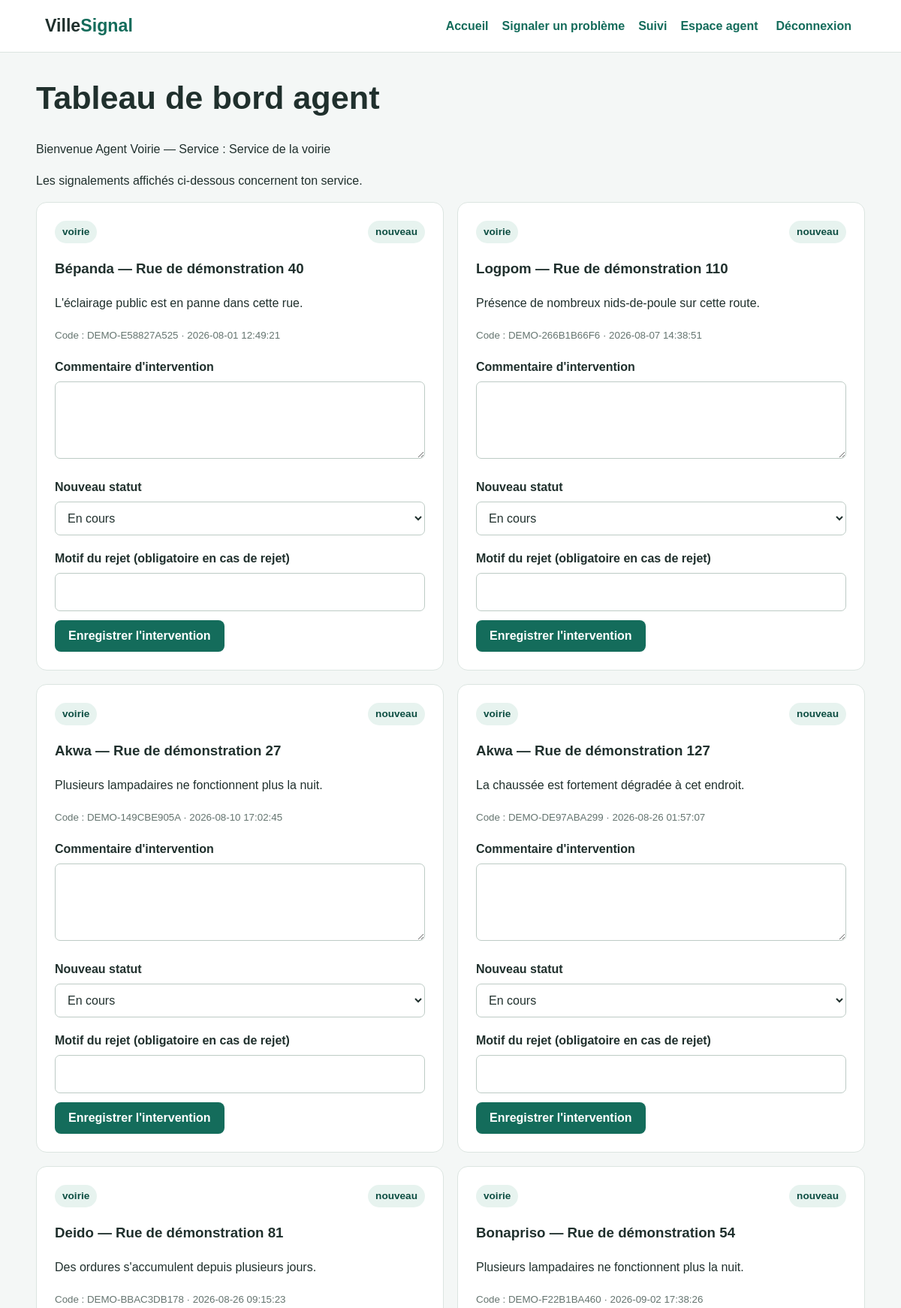
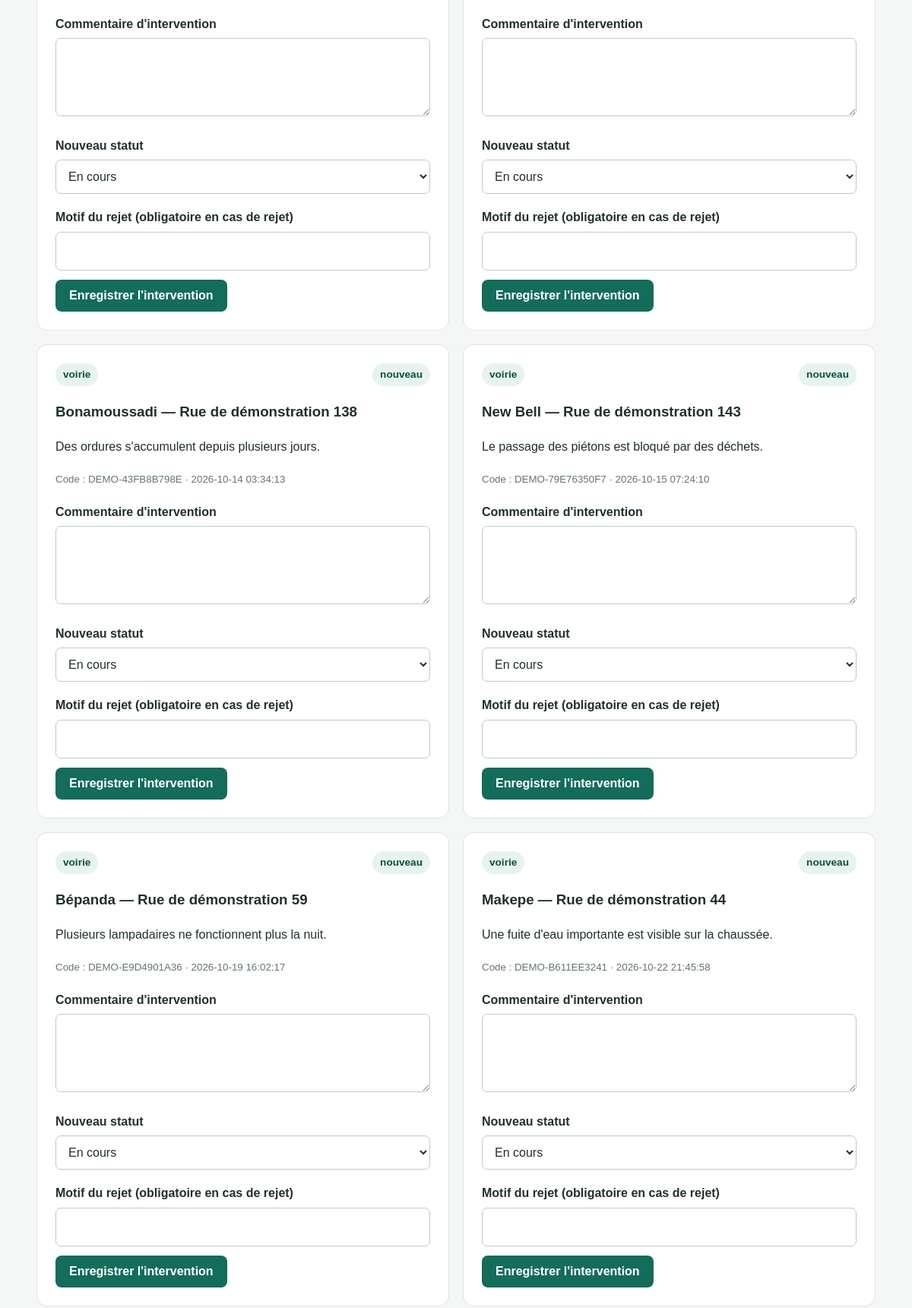
The app's page /admin (signed in, upper part) with its own data (2 pictures, top to bottom).
### tables this page shows
CREATE TABLE categories (
    id INTEGER PRIMARY KEY AUTOINCREMENT,
    nom TEXT NOT NULL UNIQUE,
    service_responsable TEXT NOT NULL
);

CREATE TABLE signalements (
    id INTEGER PRIMARY KEY AUTOINCREMENT,
    categorie_id INTEGER NOT NULL,
    quartier_id INTEGER NOT NULL,
    description TEXT NOT NULL
        CHECK (length(trim(description)) >= 20),
    photo TEXT,
    adresse TEXT NOT NULL,
    telephone_citoyen TEXT NOT NULL,
    date_creation TEXT NOT NULL DEFAULT CURRENT_TIMESTAMP,
    statut TEXT NOT NULL DEFAULT 'nouveau'
        CHECK (statut IN ('nouveau', 'en cours', 'résolu', 'rejeté')),
    code_suivi TEXT NOT NULL UNIQUE,
    motif_rejet TEXT, latitude REAL, longitude REAL,

    FOREIGN KEY (categorie_id)
        REFERENCES categories(id),
    FOREIGN KEY (quartier_id)
        REFERENCES quartiers(id)
);

CREATE TABLE quartiers (
    id INTEGER PRIMARY KEY AUTOINCREMENT,
    nom TEXT NOT NULL UNIQUE
);

### app.py (the view)
@app.route("/admin")
@agent_connecte
def admin():
    with get_db() as db:
        signalements = db.execute("""
            SELECT s.id, s.description, s.adresse, s.statut,
                   s.date_creation, s.code_suivi,
                   c.nom AS categorie, c.service_responsable,
                   q.nom AS quartier
            FROM signalements s
            JOIN categories c ON c.id = s.categorie_id
            JOIN quartiers q ON q.id = s.quartier_id
            WHERE c.service_responsable = ?
            ORDER BY
                CASE s.statut
                    WHEN 'nouveau' THEN 0
                    WHEN 'en cours' THEN 1
                    ELSE 2
                END,
                s.date_creation ASC
        """, (session["agent_service"],)).fetchall()
    return render_template("admin.html", signalements=signalements)

### app.py (called while the page is built)
def get_db():
    connexion = sqlite3.connect(DB_PATH)
    connexion.row_factory = sqlite3.Row
    connexion.execute("PRAGMA foreign_keys = ON")
    return connexion

def agent_connecte(fonction):
    @wraps(fonction)
    def wrapper(*args, **kwargs):
        if "agent_id" not in session:
            flash("Connecte-toi pour accéder à cet espace.", "warning")
            return redirect(url_for("connexion"))
        return fonction(*args, **kwargs)
    return wrapper

### templates/admin.html (shortened to what this page needs)
{% extends "base.html" %}
{% block content %}
<h1>Tableau de bord agent</h1>
<p>Bienvenue {{ session.get('agent_nom') }} — Service : {{ session.get('agent_service') }}</p>
<p>Les signalements affichés ci-dessous concernent ton service.</p>
{% if signalements %}
    <div class="report-grid">
    {% for s in signalements %}
        <article class="report-card">
            <div class="card-top">
                <span class="tag">{{ s.categorie }}</span>
                <span class="status">{{ s.statut }}</span>
            </div>
            <h3>{{ s.quartier }} — {{ s.adresse }}</h3>
            <p>{{ s.description }}</p>
            <small>Code : {{ s.code_suivi }} · {{ s.date_creation }}</small>
            <form method="post" action="{{ url_for('ajouter_intervention', signalement_id=s.id) }}">
                <label for="commentaire-{{ s.id }}">Commentaire d'intervention</label>
                <textarea id="commentaire-{{ s.id }}" name="commentaire" rows="3" required></textarea>
                <label for="statut-{{ s.id }}">Nouveau statut</label>
                <select id="statut-{{ s.id }}" name="nouveau_statut" required>
                    <option value="en cours">En cours</option>
                </select>
                <label for="motif-{{ s.id }}">Motif du rejet (obligatoire en cas de rejet)</label>
                <input id="motif-{{ s.id }}" name="motif_rejet" maxlength="500">
                <button class="button" type="submit">Enregistrer l'intervention</button>
            </form>
        </article>
    {% endfor %}
    </div>
{% else %}
    <p class="empty">Aucun signalement pour ton service.</p>
{% endif %}
{% endblock %}

### static/css/style.css (style rules this page uses)
:root { --primary: #146c5b; --primary-dark: #0d4e42; --background: #f4f7f6; --text: #20302d; --muted: #657570; --border: #dce5e1; --white: #ffffff; }
* { box-sizing: border-box; }
body { margin: 0; font-family: Arial, Helvetica, sans-serif; background: var(--background); color: var(--text); line-height: 1.6; }
h1 { font-size: clamp(1.8rem, 4vw, 2.7rem); line-height: 1.2; }
.button { display: inline-block; background: var(--primary); color: white; border: 0; border-radius: 8px; padding: 12px 18px; cursor: pointer; font-size: 1rem; font-weight: 700; margin-top: 12px; }
.stats article, .report-card, .form-card { background: var(--white); border: 1px solid var(--border); border-radius: 14px; padding: 24px; }
.stats article span, small { color: var(--muted); }
.report-grid { display: grid; grid-template-columns: repeat(2, minmax(0, 1fr)); gap: 18px; }
.card-top { display: flex; justify-content: space-between; align-items: center; gap: 10px; flex-wrap: wrap; }
.tag, .status { background: #e7f3ef; color: var(--primary-dark); border-radius: 20px; padding: 4px 10px; font-size: 0.85rem; font-weight: 700; }
form label { display: block; margin: 18px 0 6px; font-weight: 700; }
input, select, textarea { width: 100%; padding: 12px; border: 1px solid #bdcbc5; border-radius: 7px; background: white; color: var(--text); font: inherit; }
textarea { resize: vertical; }

### records on screen
categories: get "Service de la voirie"
signalements: categorie "voirie", statut "nouveau", quartier "Bépanda", adresse "Rue de démonstration 40", description "L'éclairage public est en panne dans cette rue.", code_suivi "DEMO-E58827A525", date_creation "2026-08-01 12:49:21", nouveau_statut "En cours"
signalements: categorie "voirie", statut "nouveau", quartier "Logpom", adresse "Rue de démonstration 110", description "Présence de nombreux nids-de-poule sur cette route.", code_suivi "DEMO-266B1B66F6", date_creation "2026-08-07 14:38:51", nouveau_statut "En cours"
signalements: categorie "voirie", statut "nouveau", quartier "Akwa", adresse "Rue de démonstration 27", description "Plusieurs lampadaires ne fonctionnent plus la nuit.", code_suivi "DEMO-149CBE905A", date_creation "2026-08-10 17:02:45", nouveau_statut "En cours"
signalements: categorie "voirie", statut "nouveau", quartier "Akwa", adresse "Rue de démonstration 127", description "La chaussée est fortement dégradée à cet endroit.", code_suivi "DEMO-DE97ABA299", date_creation "2026-08-26 01:57:07", nouveau_statut "En cours"
signalements: categorie "voirie", statut "nouveau", quartier "Deido", adresse "Rue de démonstration 81", description "Des ordures s'accumulent depuis plusieurs jours.", code_suivi "DEMO-BBAC3DB178", date_creation "2026-08-26 09:15:23", nouveau_statut "En cours"
signalements: categorie "voirie", statut "nouveau", quartier "Bonapriso", adresse "Rue de démonstration 54", description "Plusieurs lampadaires ne fonctionnent plus la nuit.", code_suivi "DEMO-F22B1BA460", date_creation "2026-09-02 17:38:26", nouveau_statut "En cours"
signalements: categorie "voirie", statut "nouveau", quartier "Bonamoussadi", adresse "Rue de démonstration 138", description "Des ordures s'accumulent depuis plusieurs jours.", code_suivi "DEMO-43FB8B798E", date_creation "2026-10-14 03:34:13", nouveau_statut "En cours"
signalements: categorie "voirie", statut "nouveau", quartier "New Bell", adresse "Rue de démonstration 143", description "Le passage des piétons est bloqué par des déchets.", code_suivi "DEMO-79E76350F7", date_creation "2026-10-15 07:24:10", nouveau_statut "En cours"
signalements: categorie "voirie", statut "nouveau", quartier "Bépanda", adresse "Rue de démonstration 59", description "Plusieurs lampadaires ne fonctionnent plus la nuit.", code_suivi "DEMO-E9D4901A36", date_creation "2026-10-19 16:02:17", nouveau_statut "En cours"
signalements: categorie "voirie", statut "nouveau", quartier "Makepe", adresse "Rue de démonstration 44", description "Une fuite d'eau importante est visible sur la chaussée.", code_suivi "DEMO-B611EE3241", date_creation "2026-10-22 21:45:58", nouveau_statut "En cours"

### other values on screen
{{ session.get('agent_nom') }} "Agent Voirie"
